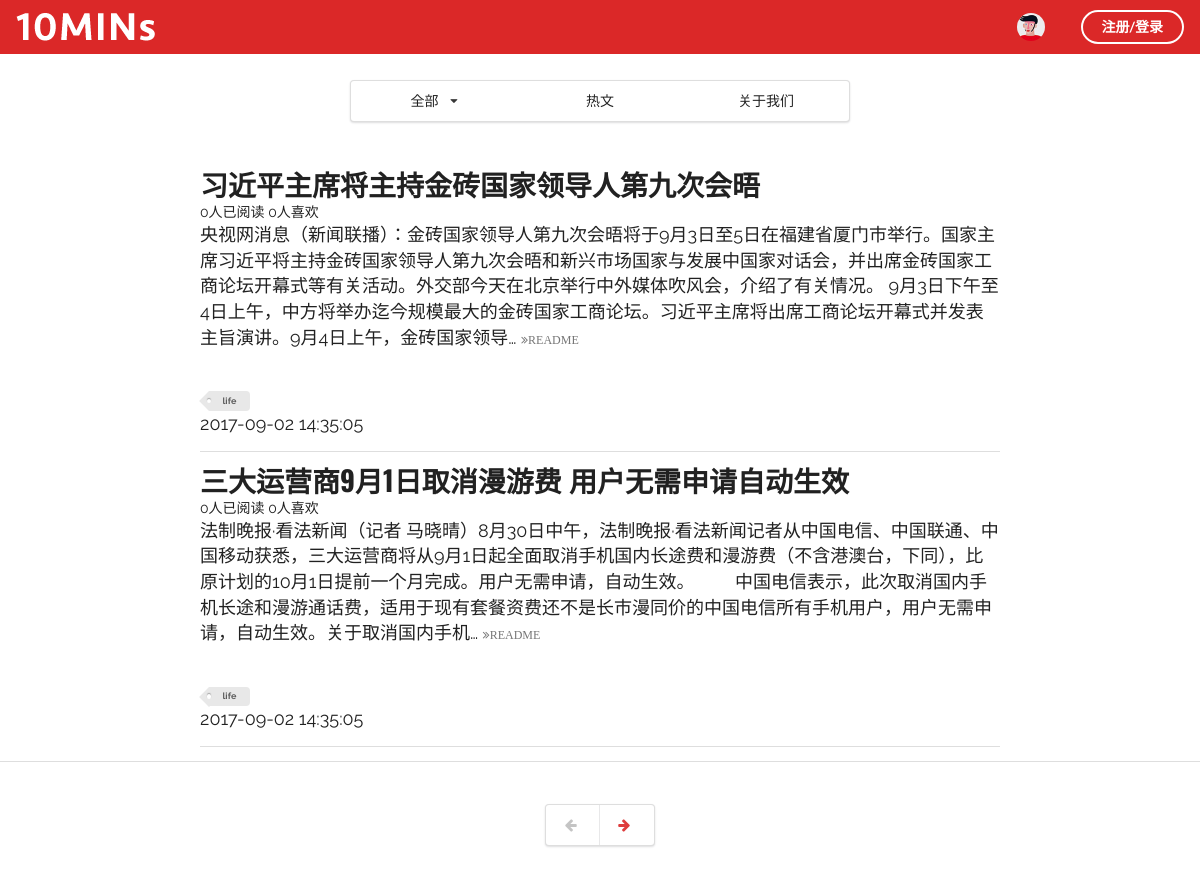
The page /index/?tag=life&page= on the database its author committed.
### getExercise/models.py (models this page shows, shortened)
class Article(models.Model):
    headline = models.CharField('标题', null=True, blank=True, max_length=500)
    content = models.TextField('文章正文', null=True, blank=True)
    img = models.CharField('文章附图', null=True, blank=True, max_length=500)
    views = models.IntegerField(default=0)
    favs = models.IntegerField(default=0)
    createtime = models.DateTimeField('创建时间', default=timezone.now)
    TAG_CHOICES = (
        ('知识', 'Tech'),
        ('生活', 'Life'),
    )
    tag = models.CharField(null=True, blank=True, max_length=5, choices=TAG_CHOICES)
    cover = models.FileField(upload_to='cover_image', null=True)

### getExercise/views.py (the view)
# urls.py: url(r'^index/', index, name='index'),
def index(request):
    context = {}
    queryset = request.GET.get('tag')
    if queryset:
        article_list = Article.objects.filter(tag=queryset)
    else:
        article_list = Article.objects.all()
    page_robot = Paginator(article_list, 2)
    page_num = request.GET.get('page')
    try:
        article_list = page_robot.page(page_num)
    except EmptyPage:
        article_list = page_robot.page(page_robot.num_pages)
    except PageNotAnInteger:
        article_list = page_robot.page(1)
    context['article_list'] = article_list
    return render(request, 'index.html', context)

### getExercise/templates/index.html (shortened to what this page needs)
<!DOCTYPE html>
{% load staticfiles %}
<html>
<head>
    <link rel="stylesheet" href="{% static 'css/semantic.css' %}" media="screen" title="no title" charset="utf-8">
</head>
<body>
<div class="ui inverted top fixed menu borderless red menu">
    <div class="header item">
        <div class="ui image">
            <img src="{% static 'images/tenlogo.png' %}" alt="">
        </div>
    </div>
    <div class="right menu">
        {% if request.user.is_authenticated %}
            <div class="item">
                <h5 class="ui inverted header">
                    <span style="margin-right: 20px;">{{ request.user.username }}</span>
                    <div class="ui avatar image">
                        {% if request.user.profile.profile_image %}
                            <img src="/upload/{{ request.user.profile.profile_image }}" alt="">
                        {% else %}
                            <img src="{% static 'images/default.png' %}" alt="">
                        {% endif %}
                    </div>
                </h5>
            </div>
            <div class="item">
                <a href="{% url 'login' %}" class="ui inverted circular button">退出登录</a>
            </div>
        {% else %}
            <div class="item">
                <h5 class="ui inverted header">
                    <div class="ui avatar image">
                        <img src="{% static 'images/default.png' %}" alt="">
                    </div>
                </h5>
            </div>
            <div class="item">
                <a href="#" class="ui inverted circular button">注册/登录</a>
            </div>
        {% endif %}
    </div>
</div>
<div class="ui inverted  container nav">
    <div class="ui three borderless item menu">
        <div class="ui simple dropdown item">
            全部
            <i class="dropdown icon"></i>
        </div>
        <a class="item">
            热文
        </a>
        <a class="item">
            关于我们
        </a>
    </div>
</div>
<div class="ui vertical segment">
    {% for article in article_list %}
        <div class="ui container vertical segment">
            <a href="{% url 'detail' article.id %}">
                <h1 class="ui header">
                    {{ article.headline }}
                </h1>
            </a>
            {{ article.views }}人已阅读
            {{ article.favs }}人喜欢
            <p>
                {{ article.content|truncatechars:200 }}
                <a href="{% url 'detail' article.id %}">
                    <i class="angle tiny double grey right icon">README</i>
                </a>
            </p>
            <div class="image">
            </div>
            <div class="ui mini tag label">
                {{ article.tag }}
            </div>
            <p class="center">
                {{ article.createtime|date:"Y-m-d H:i:s" }}
            </p>
        </div>
    {% endfor %}
</div>
<div class="ui center aligned vertical very padded segment container">
    <div class="ui pagination menu">
        {% if article_list.has_previous %}
            <a href="?page={{ article_list.previous_page_number }}" class="item">
                <i class="icon red left arrow"></i>
            </a>
        {% else %}
            <a href="?page={{ article_list.start_index }}" class="disabled item">
                <i class="icon left arrow"></i>
            </a>
        {% endif %}
        {% if article_list.has_next %}
            <a href="?page={{ article_list.next_page_number }}" class=" item">
                <i class="icon red right arrow"></i>
            </a>
        {% else %}
            <a href="?page={{ article_list.end_index }}" class="disabled item">
                <i class="icon right arrow"></i>
            </a>
        {% endif %}
    </div>
</div>
</body>
</html>

### rows shown on the page
Article: headline "习近平主席将主持金砖国家领导人第九次会晤", views "0", favs "0", content "央视网消息（新闻联播）：金砖国家领导人第九次会晤将于9月3日至5日在福建省厦门市举行。国家主席习近平将主持金砖国家领导人第九次会晤和新兴市场国家与发展中国家对话会，并出席金砖国家工商论坛开幕式等有关活动。外交部今天在北京举行中外媒体吹风会，介绍了有关情况。 9月3日下午至4日上午，中方将举办迄今规模最大的金砖国家工商论坛。习近平主席将出席工商论坛开幕式并发表主旨演讲。9月4日上午，金砖国家领导…", tag "life", createtime "2017-09-02 14:35:05"
Article: headline "三大运营商9月1日取消漫游费 用户无需申请自动生效", views "0", favs "0", content "法制晚报·看法新闻（记者 马晓晴）8月30日中午，法制晚报·看法新闻记者从中国电信、中国联通、中国移动获悉，三大运营商将从9月1日起全面取消手机国内长途费和漫游费（不含港澳台，下同），比原计划的10月1日提前一个月完成。用户无需申请，自动生效。 中国电信表示，此次取消国内手机长途和漫游通话费，适用于现有套餐资费还不是长市漫同价的中国电信所有手机用户，用户无需申请，自动生效。关于取消国内手机…", tag "life", createtime "2017-09-02 14:35:05"
